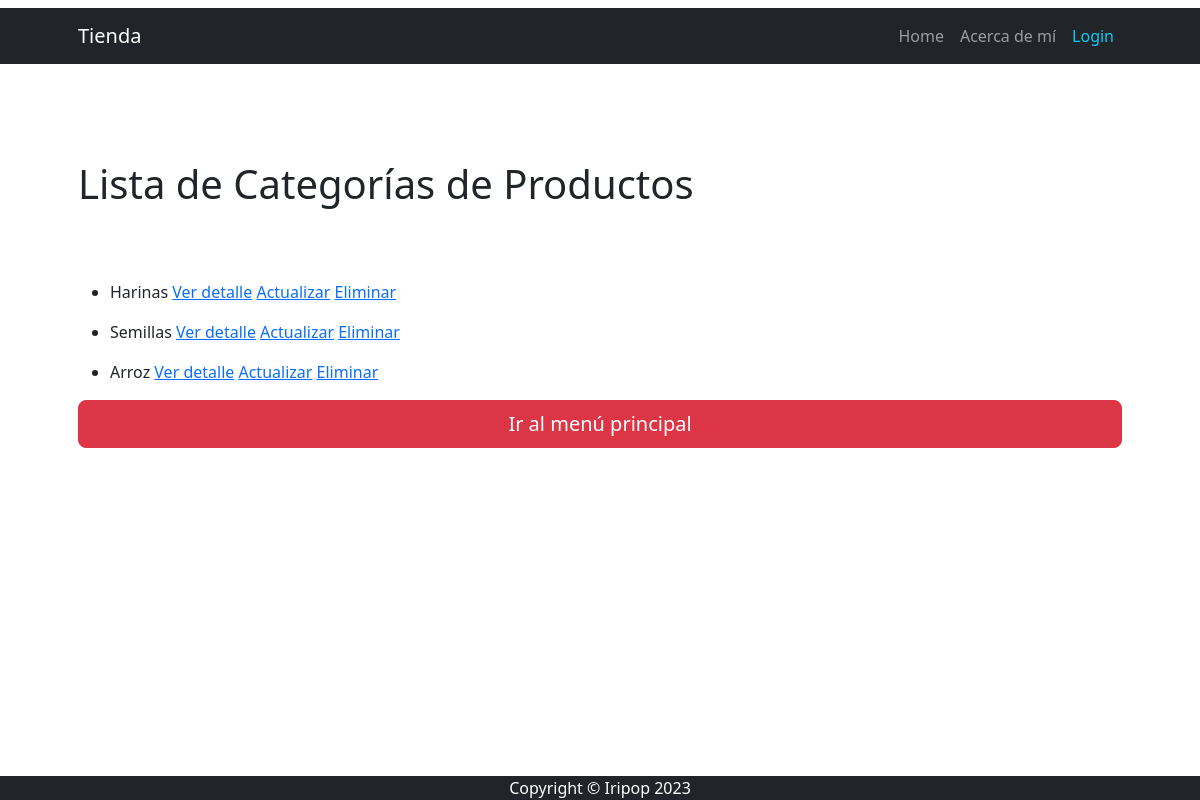
/productocategoria/list/, run on the app's committed database.
### apps/producto/models.py (models this page shows, shortened)
class ProductoCategoria(models.Model):
    nombre = models.CharField(max_length=200, unique=True)
    descripcion = models.CharField(
        max_length=250, null=True, blank=True, verbose_name="descripción")
    class Meta:
        verbose_name = "categoría de productos"
        verbose_name_plural = "categorías de productos"

### apps/producto/views.py (the view)
# urls.py: path("productocategoria/list/", views.ProductoCategoriaList.as_view(), name="productocategoria_list"),
class ProductoCategoriaList(ListView):
    model = models.ProductoCategoria

### apps/producto/templates/producto/productocategoria_list.html
{% extends 'producto/index.html' %}
{% block INDEX_TITULO %}
    Lista de Categorías de Productos
{% endblock INDEX_TITULO %}
{% block INDEX_CONTENIDO %}
    {% if object_list %}
        {% for object in object_list %}
            <ul>
                <li>{{ object.nombre }}
                    <a href="{% url 'producto:productocategoria_detail' object.id %}">Ver detalle</a>
                    <a href="{% url 'producto:productocategoria_update' object.id %}">Actualizar</a>
                    <a href="{% url 'producto:productocategoria_delete' object.id %}">Eliminar</a>
                </li>
            </ul>
        {% endfor %}
    {% else %}
        <p>no hay elementos</p>
    {% endif %}
    {% include 'CORE/index_back.html' %}
{% endblock INDEX_CONTENIDO %}

### data on the page
ProductoCategoria: nombre "Harinas"
ProductoCategoria: nombre "Semillas"
ProductoCategoria: nombre "Arroz"
